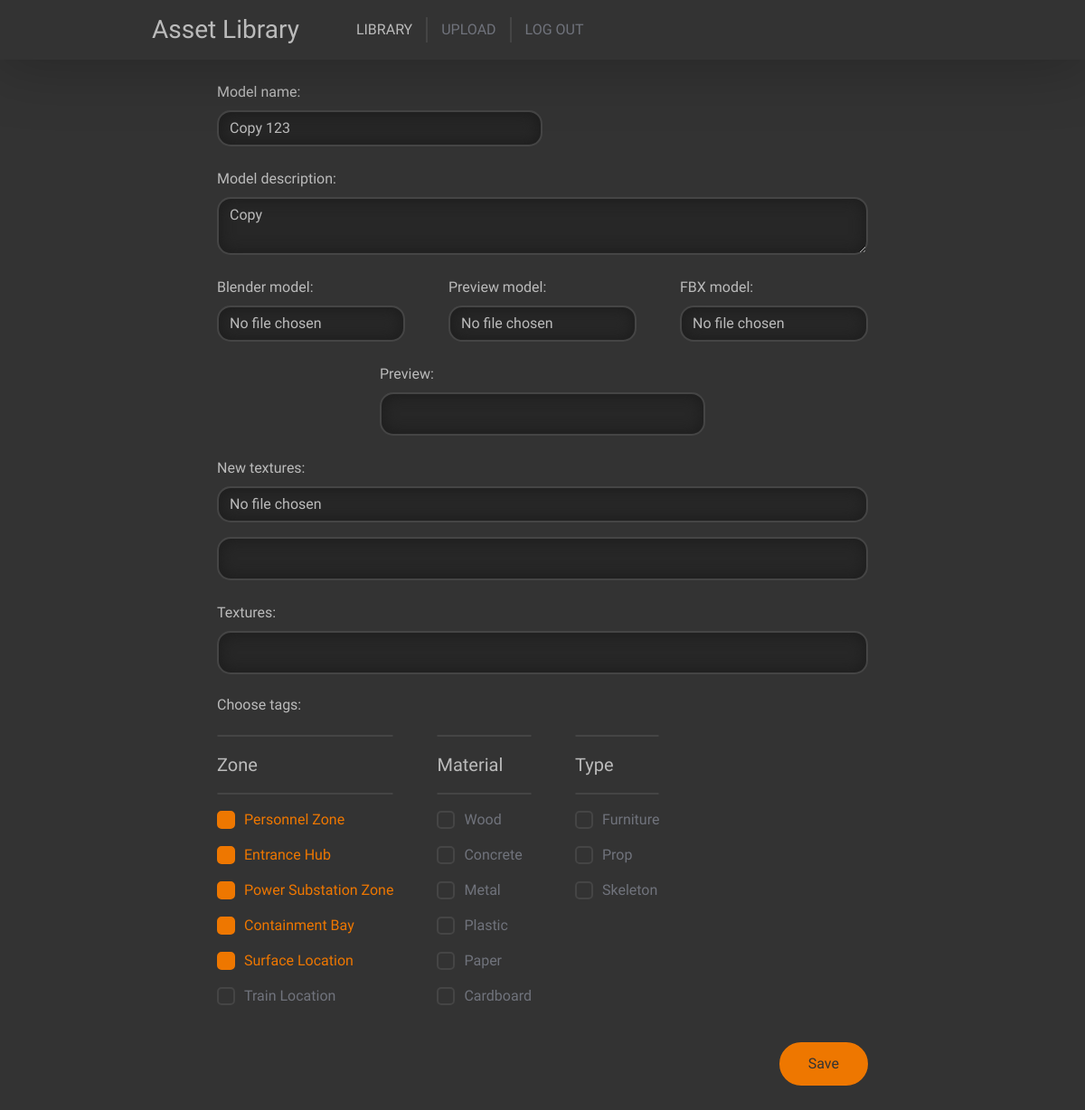
Page /edit/20 (signed in) on the committed database.
### content/models.py (models this page shows, shortened)
class Asset(models.Model):
    class Meta:
        verbose_name = "Asset"
        verbose_name_plural = "Assets"
        permissions = [
            ("see_own", "Can see own added assets"),
            ("see_others", "Can see others added assets"),
            ("edit_own", "Can edit own assets"),
            ("edit_others", "Can edit others assets"),
            ("delete_own", "Can delete own assets"),
            ("delete_others", "Can delete others assets"),
            ("upload", "Can upload assets")
        ]
    def content_path(instance, filename):
        print(instance)
        return 'meshes/{0}/{1}'.format(instance.id, filename)
    name = models.TextField()
    description = models.TextField()
    author = models.ForeignKey(User, on_delete=models.SET_NULL, null=True)
    last_update = models.DateTimeField(default=datetime.now, blank=True)
    blender_mesh = models.FileField(upload_to=content_path, null=True)
    fbx_mesh = models.FileField(upload_to=content_path, null=True)
    preview_mesh = models.FileField(upload_to=content_path, null=True)
    textures = models.ManyToManyField(Texture)
    tags = models.ManyToManyField(AssetTag)
    favorites = models.ManyToManyField(User, related_name="users_favorites")
    def delete(self, *args, **kwargs):
        self.blender_mesh.delete()
        self.fbx_mesh.delete()
        self.preview_mesh.delete()
        os.rmdir(os.path.abspath(os.path.join(settings.MEDIA_ROOT, 'meshes', str(self.pk))))
        for texture in self.textures.all():
            texture.delete()
        return super().delete(args, kwargs)

class AssetTag(models.Model):
    class Meta:
        verbose_name = "Asset Tag"
        verbose_name_plural = "Asset Tags"
    name = models.CharField(max_length=50)
    category = models.ForeignKey(AssetTagCategory, on_delete=models.CASCADE)
    def get_named_list(self):
        return "{}-{}".format(self.name.lower().replace(' ', '-'), self.pk)

class AssetTagCategory(models.Model):
    class Meta:
        verbose_name = "Asset Category"
        verbose_name_plural = "Asset Categories"
    name = models.CharField(max_length=50)
    order = models.SmallIntegerField(unique=True)
    @staticmethod
    def get_dictionary():
        filters = dict()
        for categories in AssetTagCategory.objects.all():
            filters[categories.name] = list(AssetTag.objects.filter(category_id=categories))
        return filters

### content/views.py (the view, shortened to what this page needs)
# urls.py: path("edit/<int:asset_pk>", views.edit_view, name='asset_edit'),
@login_required(login_url='/auth/', redirect_field_name=None)
def edit_view(request: HttpRequest, asset_pk):
    asset = Asset.objects.filter(pk=asset_pk)
    if not asset.exists():
        return Http404()
    asset = asset.first()
    if not request.user.has_perm("content.edit_own") and asset.author == request.user:
        return Http404()
    if not request.user.has_perm("content.edit_others") and asset.author != request.user:
        return Http404()
    return render(request, "content/edit.html", { 'asset': asset, 'filters': AssetTagCategory.get_dictionary() })

### content/templates/content/edit.html (shortened to what this page needs)
<!DOCTYPE html>
<html>
    <head>
        <link href="https://cdn.jsdelivr.net/npm/bootstrap@5.2.3/dist/css/bootstrap.min.css" rel="stylesheet">
        {% load static %}
        <link href="{% static 'main/common.css' %}" rel="stylesheet">
        <link href="{% static 'content/upload.css' %}" rel="stylesheet">
    </head>
    <body>
        <div class="top">
            <div class="adjusted-content mx-auto d-flex align-items-center">
                <h3 class="my-3 mx-5">Asset Library</h3>
                <div class="navigation fs-6 d-flex align-items-center">
                    <a href="{% url 'library' %}" class="active">LIBRARY</a>
                    {% if perms.content.upload %}
                    <a href="{% url 'upload' %}">UPLOAD</a>
                    {% endif %}
                    <a href="{% url 'logout' %}">LOG OUT</a>
                </div>
            </div>
        </div>
        <div class="content upload-content mx-auto">
            <form class="d-flex flex-column gap-4 mt-4 mb-4" method="post" enctype="multipart/form-data">
                <div class="w-50">
                    <label class="form-label" for="name">Model name:</label>
                    <input class="form-control" id="name" name="card_name" minlength="2" type="text" placeholder="Enter model name.." required value="{{ asset.name }}">
                </div>
                <div>
                    <label class="form-label" for="description">Model description:</label>
                    <textarea class="form-control" id="description" name="card_description" type="text" placeholder="Enter model description.." required>{{ asset.description }}</textarea>
                </div>
                <div class="d-flex justify-content-evenly gap-5">
                    <div class="d-flex flex-fill flex-column">
                        <label for="blender_mesh" class="form-label">Blender model:</label>
                        <input class="form-control flex-fill" type="file" name="blender_mesh" id="blender_mesh" accept=".blend">
                    </div>
                    <div class="d-flex flex-fill flex-column">
                        <label for="preview_mesh" class="form-label">Preview model:</label>
                        <input class="form-control" type="file" name="preview_mesh" id="preview_mesh" onchange="updatePreviewModel(this)" accept=".glb">
                    </div>
                    <div class="d-flex flex-fill flex-column">
                        <label for="fbx_mesh" class="form-label">FBX model:</label>
                        <input class="form-control flex-fill" type="file" name="fbx_mesh" id="fbx_mesh" accept=".fbx">
                    </div>
                </div>
                <div class="w-50 align-self-center">
                    <div>
                        <label class="form-label">Preview:</label>
                        <div class="div-field">
                        </div>
                    </div>
                </div>
                <div>
                    <label for="textures" class="form-label">New textures:</label>
                    <input class="form-control" type="file" name="textures" accept=".png" onchange="updatePreviewTexture(this)" multiple/>
                    <div class="div-field mt-3 d-flex flex-row flex-wrap gap-2 justify-content-evenly p-3" id="texturesPreview">
                    </div>
                </div>
                <div>
                    <label for="textures" class="form-label">Textures:</label>
                    <div class="div-field d-flex flex-row flex-wrap gap-2 justify-content-evenly p-3">
                    </div>
                </div>
                <div>
                    <h6>Choose tags:</h6>
                    <div class="d-flex search-filters w-100 gap-5">
                        {% for category, tags in filters.items %}
                            <ul>
                                <hr>
                                <li>{{ category }}</li>
                                <hr>
                                {% for tag in tags %}
                                    <li><input type="checkbox" name="tags[]" value="{{tag.pk}}" id="{{tag.get_named_list}}" {% if tag in asset.tags.all %} checked {% endif %}> <label for="{{tag.get_named_list}}">{{tag.name}}</label></li>
                                {% endfor %}
                            </ul>
                        {% endfor%}
                    </div>
                </div>
                <div class="d-flex flex-row-reverse">
                    <input class="form-submit" type="submit" value="Save">
                </div>
            </form>
        </div>
    </body>
</html>

### main/static/main/common.css (style rules this page uses)
body { font-family: 'Lexend', sans-serif;; color: #BBBBBB; background-color: #333333; }
.top { background-color: #333333; overflow: auto; z-index: 10; box-shadow: 0 0 70px 5px rgba(0, 0, 0, 0.25); position: sticky; top: 0; }
a { color: inherit; text-decoration: none; }
.navigation { color: #70737C }
.navigation a { padding: 2px 15px; border-right: solid 2px #454545; transition: 0.15s ease-in-out color; }
.navigation a:hover, .navigation a.active { color: #BBBBBB }
.navigation a:last-child { border: none; }
.adjusted-content { width: 80%; }
.content { overflow: auto; min-height: 100vh; }
.form-control, .div-field { color: inherit; background-color: #272727; box-shadow: 0 0 15px 2px #1d1d1d inset; border: solid 2px #454545; border-radius: 15px; }
.form-submit { color: #333333; background-color: #EE7700; border: solid 2px #EE7700; border-radius: 1000px; padding: 10px 30px; transition: color 0.15s ease-in-out, background-color 0.15s ease-in-out; }
.search-filters { width: 20%; }
.search-filters hr { border: none; border: 1px solid #454545; opacity: 1; border-radius: 20px; }
.search-filters ul { list-style: none; padding: 0; margin: 0; }
.search-filters ul li:nth-child(2) { font-size: 20px; color: inherit; }
.search-filters ul li { color: #70737C; margin: 10px 0; }
.search-filters input + label { display: inline-flex; align-items: center; user-select: none; transition: all ease-in-out 0.15s; }
.search-filters input + label::before { content: ""; display: inline-block; border: solid 2px #454545; border-radius: 25%; margin: 0 10px 0 0; width: 20px; height: 20px; flex-shrink: 0; flex-grow: 0; transition: all ease-in-out 0.15s; }
.search-filters input:checked + label { color: #EE7700; }
.search-filters input:checked + label::before { border-color: #EE7700; background-position: center; background-color: #EE7700; }

### content/static/content/upload.css (style rules this page uses)
.upload-content { width: 60%; margin-bottom: 20px; }
.div-field { min-height: 6vh; }

### rows in the picture
Asset: card_name "Copy 123", card_description "Copy"
AssetTag: name "Zone", name "Personnel Zone"
AssetTag: name "Entrance Hub"
AssetTag: name "Power Substation Zone"
AssetTag: name "Containment Bay"
AssetTag: name "Surface Location"
AssetTag: name "Train Location"
AssetTag: name "Material", name "Wood"
AssetTag: name "Concrete"
AssetTag: name "Metal"
AssetTag: name "Plastic"
AssetTag: name "Paper"
AssetTag: name "Cardboard"
AssetTag: name "Type", name "Furniture"
AssetTag: name "Prop"
AssetTag: name "Skeleton"
